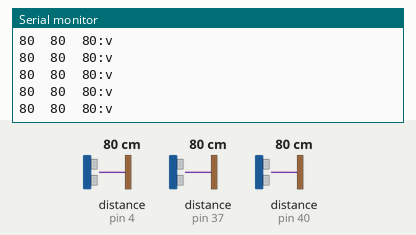
The sketch below on a simulated Arduino Mega 2560, built with avr-gcc and run on an emulated ATmega2560. Shown: the last lines printed to the serial monitor. Wiring (inferred from the names in the program): 3 × ultrasonic range finder: trigger pin 5, echo pin 4 / trigger pin 35, echo pin 37 / trigger pin 42, echo pin 40. The test bench sets the inputs (shaded band); at power-on: distance to the obstacle (sensors on pin 4, pin 37, pin 40) 80 cm. The echo pulse lasts 58.3 µs per cm.

Above: at 1.2 s.
1.3 s: distance to the obstacle (sensor on pin 4) set to 2 cm
At 2.4 s:
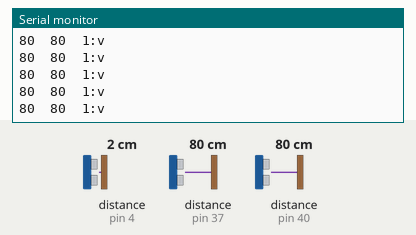
4.3 s: distance to the obstacle (sensor on pin 37) set to 299 cm
At 5.1 s:
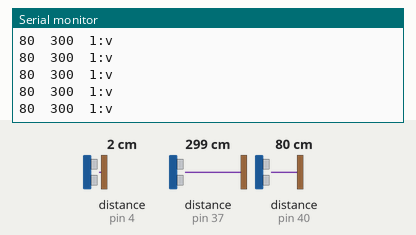
7.3 s: distance to the obstacle (sensor on pin 40) set to 2 cm
At 8.0 s:
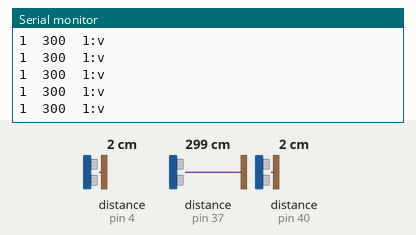
10.3 s: distance to the obstacle (sensor on pin 37) set to 2 cm
At 11.4 s:
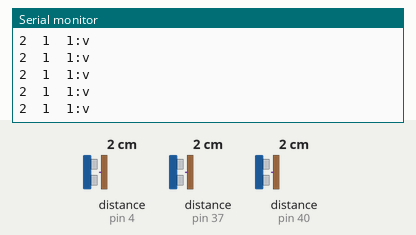
13.3 s: distance to the obstacle (sensor on pin 4) set to 4 cm
At 13.9 s:
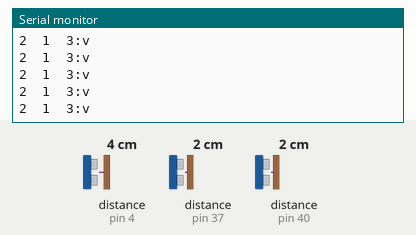
14.8 s: distance to the obstacle (sensor on pin 40) set to 4 cm
At 15.8 s:
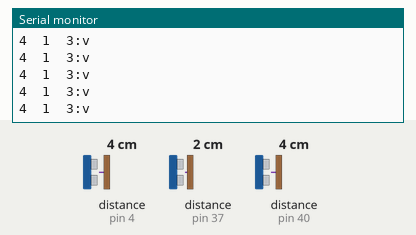
Timing chart, 0 to 17.3 s (numbered marks = the images above; inputs shaded):
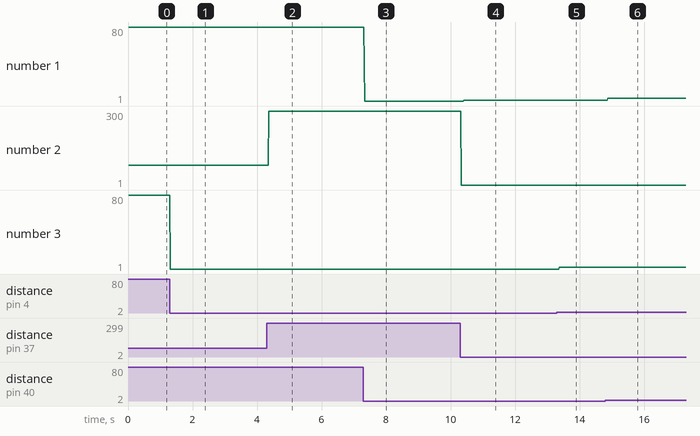

The sketch:

Ultrasonic.ino
```cpp
int trig[]= {0, 42, 35,5};
int echo[]= {0, 40, 37,4};
int us[3];
// defines variables
long duration;
int distance;
void setup() {
  for(int i=1; i<=3; i++) pinMode(trig[i],OUTPUT);
  for(int i=1; i<=3; i++) pinMode(echo[i],INPUT);
  Serial.begin(9600); // Starts the serial communication
}
void loop() {
  for(int i=1; i<=3; i++){
    digitalWrite(trig[i], LOW);
    delayMicroseconds(2);
    digitalWrite(trig[i], HIGH);
    delayMicroseconds(10);
    digitalWrite(trig[i], LOW);
    us[i]= pulseIn(echo[i], HIGH);
    us[i]= us[i]/29/2;
  }
  Serial.print(us[1]);
  Serial.print("\t");
  Serial.print(us[2]);
  Serial.print("\t");
  Serial.print(us[3]);
  Serial.println(":v");
}
```

Measured:
- after the input at 1.3 s, the serial monitor: prints a new line at once (image 1)
- after the input at 4.3 s, the serial monitor: prints a new line after 0.06 s (image 2)
- after the input at 7.3 s, the serial monitor: prints a new line at once (image 3)
- after the input at 10.3 s, the serial monitor: prints a new line at once (image 4)
- after the input at 13.3 s, the serial monitor: prints a new line after 0.07 s (image 5)
- after the input at 14.8 s, the serial monitor: prints a new line after 0.07 s (image 6)
- plotted number 1: 1 → 2 after the input at 10.3 s, 2 → 4 after the input at 14.8 s
- plotted number 2: 80 → 300 after the input at 4.3 s
